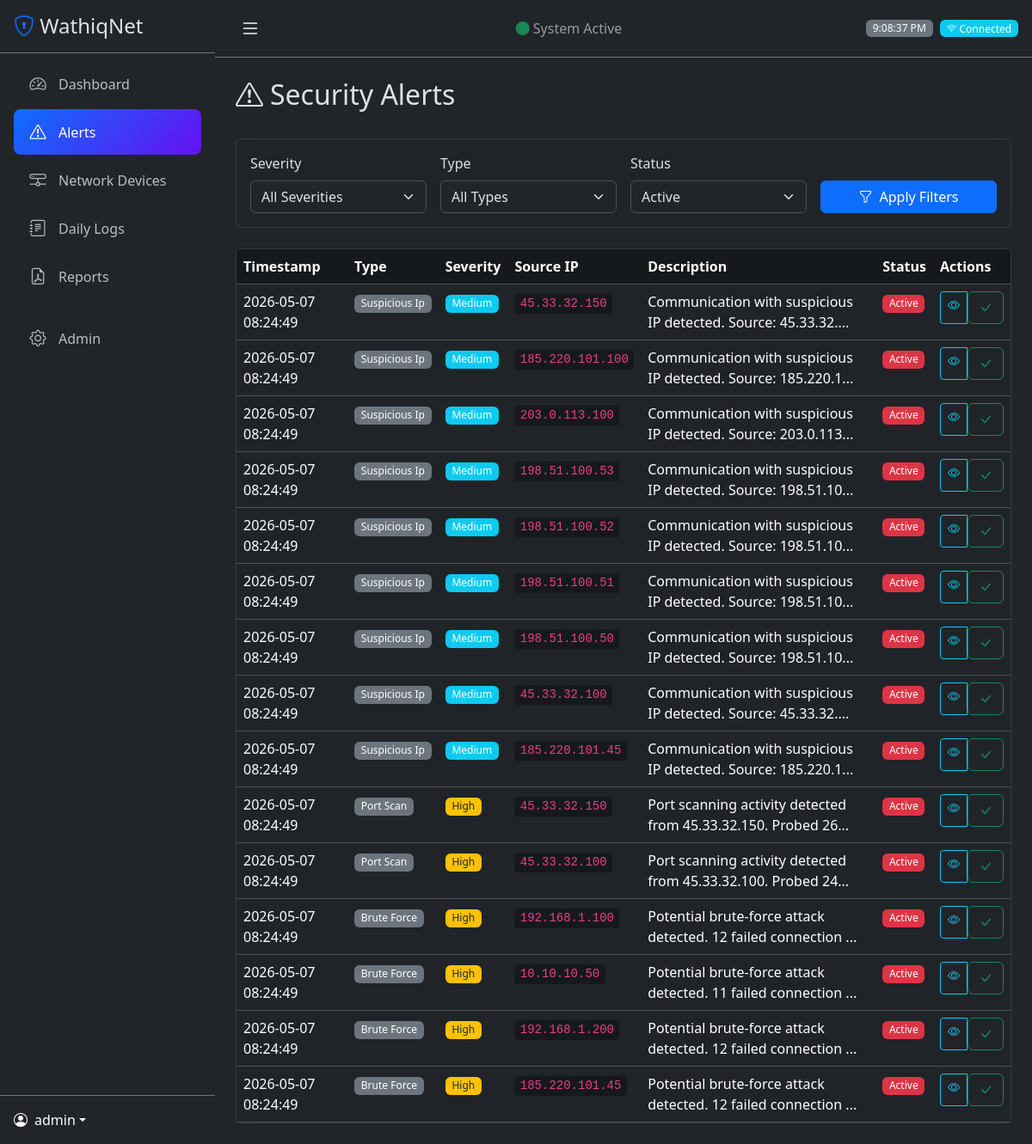
/alerts (signed in), run on the app's committed database.
### app/models/user.py (models this page shows, shortened)
class User(UserMixin, db.Model):
    __tablename__ = 'users'
    id = db.Column(db.Integer, primary_key=True)
    username = db.Column(db.String(80), unique=True, nullable=False)
    email = db.Column(db.String(120), unique=True, nullable=False)
    password_hash = db.Column(db.String(256), nullable=False)
    role = db.Column(db.String(20), nullable=False, default='viewer')  # admin or viewer
    created_at = db.Column(db.DateTime, default=datetime.utcnow)
    last_login = db.Column(db.DateTime)
    is_active = db.Column(db.Boolean, default=True)
    def is_admin(self):
        return self.role == 'admin'

### app/models/alert.py (models this page shows, shortened)
class Alert(db.Model):
    __tablename__ = 'alerts'
    id = db.Column(db.Integer, primary_key=True)
    timestamp = db.Column(db.DateTime, nullable=False, default=datetime.utcnow, index=True)
    alert_type = db.Column(db.String(50), nullable=False)  # traffic_spike, brute_force, suspicious_ip, port_scan, protocol_anomaly
    severity = db.Column(db.String(20), nullable=False)  # low, medium, high, critical
    source_ip = db.Column(db.String(45))
    destination_ip = db.Column(db.String(45))
    description = db.Column(db.Text, nullable=False)
    recommendation = db.Column(db.Text)
    is_resolved = db.Column(db.Boolean, default=False)
    resolved_at = db.Column(db.DateTime)
    resolved_by = db.Column(db.Integer, db.ForeignKey('users.id'))
    notes = db.Column(db.Text)
    related_log_ids = db.Column(db.Text)  # Comma-separated log IDs

### app/routes/alerts.py (the view)
@alerts_bp.route('/alerts')
@login_required
def index():
    severity = request.args.get('severity', '')
    alert_type = request.args.get('type', '')
    status = request.args.get('status', 'active')
    page = request.args.get('page', 1, type=int)
    query = Alert.query
    if severity:
        query = query.filter(Alert.severity == severity)
    if alert_type:
        query = query.filter(Alert.alert_type == alert_type)
    if status == 'active':
        query = query.filter(Alert.is_resolved == False)
    elif status == 'resolved':
        query = query.filter(Alert.is_resolved == True)
    query = query.order_by(Alert.timestamp.desc())
    alerts = query.paginate(page=page, per_page=20, error_out=False)
    return render_template('alerts.html',
                         alerts=alerts,
                         current_severity=severity,
                         current_type=alert_type,
                         current_status=status)

### app/models/user.py (called while the page is built)
@login_manager.user_loader
def load_user(user_id):
    return User.query.get(int(user_id))

### templates/alerts.html (shortened to what this page needs)
{% extends "base.html" %}
{% block content %}
<div class="d-flex justify-content-between align-items-center mb-4">
    <h2><i class="bi bi-exclamation-triangle me-2"></i>Security Alerts</h2>
</div>
<div class="card mb-4">
    <div class="card-body">
        <form method="GET" class="row g-3">
            <div class="col-md-3">
                <label class="form-label">Severity</label>
                <select name="severity" class="form-select">
                    <option value="">All Severities</option>
                </select>
            </div>
            <div class="col-md-3">
                <label class="form-label">Type</label>
                <select name="type" class="form-select">
                    <option value="">All Types</option>
                </select>
            </div>
            <div class="col-md-3">
                <label class="form-label">Status</label>
                <select name="status" class="form-select">
                    <option value="active" {{ 'selected' if current_status == 'active' }}>Active</option>
                </select>
            </div>
            <div class="col-md-3 d-flex align-items-end">
                <button type="submit" class="btn btn-primary w-100">
                    <i class="bi bi-funnel me-2"></i>Apply Filters
                </button>
            </div>
        </form>
    </div>
</div>
<div class="card">
    <div class="card-body p-0">
        <div class="table-responsive">
            <table class="table table-dark table-hover mb-0">
                <thead>
                    <tr>
                        <th>Timestamp</th>
                        <th>Type</th>
                        <th>Severity</th>
                        <th>Source IP</th>
                        <th>Description</th>
                        <th>Status</th>
                        <th>Actions</th>
                    </tr>
                </thead>
                <tbody>
                    {% for alert in alerts.items %}
                    <tr class="alert-row" data-id="{{ alert.id }}">
                        <td>{{ alert.timestamp.strftime('%Y-%m-%d %H:%M:%S') }}</td>
                        <td><span class="badge bg-secondary">{{ alert.alert_type|replace('_', ' ')|title }}</span></td>
                        <td>
                            {% if alert.severity == 'critical' %}
                            <span class="badge bg-danger pulse">Critical</span>
                            {% elif alert.severity == 'high' %}
                            <span class="badge bg-warning text-dark">High</span>
                            {% elif alert.severity == 'medium' %}
                            <span class="badge bg-info">Medium</span>
                            {% else %}
                            <span class="badge bg-success">Low</span>
                            {% endif %}
                        </td>
                        <td><code>{{ alert.source_ip or 'N/A' }}</code></td>
                        <td>
                            <span title="{{ alert.description }}">
                                {{ alert.description[:60] }}{% if alert.description|length > 60 %}...{% endif %}
                            </span>
                        </td>
                        <td>
                            {% if alert.is_resolved %}
                            <span class="badge bg-success">Resolved</span>
                            {% else %}
                            <span class="badge bg-danger">Active</span>
                            {% endif %}
                        </td>
                        <td>
                            <div class="btn-group btn-group-sm">
                                <a href="{{ url_for('alerts.detail', alert_id=alert.id) }}" class="btn btn-outline-info" title="View Details">
                                    <i class="bi bi-eye"></i>
                                </a>
                                {% if not alert.is_resolved %}
                                <form action="{{ url_for('alerts.resolve', alert_id=alert.id) }}" method="POST" class="d-inline">
                                    <button type="submit" class="btn btn-outline-success" title="Mark Resolved">
                                        <i class="bi bi-check-lg"></i>
                                    </button>
                                </form>
                                {% endif %}
                            </div>
                        </td>
                    </tr>
                    {% endfor %}
                </tbody>
            </table>
        </div>
    </div>
</div>
{% endblock %}

### templates/base.html (shortened to what this page needs)
<!DOCTYPE html>
<html lang="en" data-bs-theme="dark">
<head>
    <link href="https://cdn.jsdelivr.net/npm/bootstrap@5.3.2/dist/css/bootstrap.min.css" rel="stylesheet">
    <link href="https://cdn.jsdelivr.net/npm/bootstrap-icons@1.11.1/font/bootstrap-icons.css" rel="stylesheet">
    <link rel="stylesheet" href="{{ url_for('static', filename='css/style.css') }}">
</head>
<body>
    {% if current_user.is_authenticated %}
    <div class="d-flex">
        <nav id="sidebar" class="sidebar bg-dark">
            <div class="sidebar-header p-3 border-bottom border-secondary">
                <h4 class="mb-0">
                    <i class="bi bi-shield-lock text-primary"></i>
                    <span class="sidebar-text">WathiqNet</span>
                </h4>
            </div>
            <ul class="nav flex-column p-2">
                <li class="nav-item">
                    <a class="nav-link {{ 'active' if request.endpoint == 'dashboard.index' }}" href="{{ url_for('dashboard.index') }}">
                        <i class="bi bi-speedometer2"></i>
                        <span class="sidebar-text">Dashboard</span>
                    </a>
                </li>
                <li class="nav-item">
                    <a class="nav-link {{ 'active' if 'alerts' in request.endpoint }}" href="{{ url_for('alerts.index') }}">
                        <i class="bi bi-exclamation-triangle"></i>
                        <span class="sidebar-text">Alerts</span>
                    </a>
                </li>
                <li class="nav-item">
                    <a class="nav-link {{ 'active' if 'devices' in request.endpoint }}" href="{{ url_for('devices.index') }}">
                        <i class="bi bi-hdd-network"></i>
                        <span class="sidebar-text">Network Devices</span>
                    </a>
                </li>
                <li class="nav-item">
                    <a class="nav-link {{ 'active' if 'logs' in request.endpoint }}" href="{{ url_for('logs.index') }}">
                        <i class="bi bi-journal-text"></i>
                        <span class="sidebar-text">Daily Logs</span>
                    </a>
                </li>
                <li class="nav-item">
                    <a class="nav-link {{ 'active' if 'reports' in request.endpoint }}" href="{{ url_for('reports.index') }}">
                        <i class="bi bi-file-earmark-pdf"></i>
                        <span class="sidebar-text">Reports</span>
                    </a>
                </li>
                {% if current_user.is_admin() %}
                <li class="nav-item mt-3">
                    <a class="nav-link {{ 'active' if 'admin' in request.endpoint }}" href="{{ url_for('admin.index') }}">
                        <i class="bi bi-gear"></i>
                        <span class="sidebar-text">Admin</span>
                    </a>
                </li>
                {% endif %}
            </ul>
            <div class="sidebar-footer p-3 mt-auto border-top border-secondary">
                <div class="dropdown">
                    <a href="#" class="d-flex align-items-center text-white text-decoration-none dropdown-toggle" data-bs-toggle="dropdown">
                        <i class="bi bi-person-circle me-2"></i>
                        <span class="sidebar-text">{{ current_user.username }}</span>
                    </a>
                </div>
            </div>
        </nav>
        <main class="main-content flex-grow-1">
            <nav class="navbar navbar-dark bg-dark border-bottom border-secondary px-3">
                <button class="btn btn-link text-white" id="sidebarToggle">
                    <i class="bi bi-list fs-4"></i>
                </button>
                <span class="navbar-text">
                    <span class="text-success"><i class="bi bi-circle-fill"></i></span>
                    System Active
                </span>
                <div class="d-flex align-items-center">
                    <span class="badge bg-secondary me-2" id="current-time"></span>
                    <span class="badge bg-info" id="connection-status">
                        <i class="bi bi-wifi"></i> Connected
                    </span>
                </div>
            </nav>
            <div class="container-fluid p-4">
                {% block content %}{% endblock %}
            </div>
        </main>
    </div>
    {% endif %}
</body>
</html>

### static/css/style.css (style rules this page uses)
:root { --sidebar-width: 250px; --sidebar-collapsed-width: 70px; --topbar-height: 56px; }
.sidebar { width: var(--sidebar-width); min-height: 100vh; position: fixed; left: 0; top: 0; z-index: 1000; transition: width 0.3s ease; display: flex; flex-direction: column; }
.sidebar .nav-link { color: rgba(255, 255, 255, 0.7); padding: 0.75rem 1rem; margin: 0.1rem 0.5rem; border-radius: 0.5rem; transition: all 0.2s ease; display: flex; align-items: center; gap: 0.75rem; }
.sidebar .nav-link.active { color: #fff; background: linear-gradient(135deg, #0d6efd 0%, #6610f2 100%); }
.sidebar .nav-link i { font-size: 1.2rem; width: 24px; text-align: center; }
.sidebar-footer { margin-top: auto; }
.main-content { margin-left: var(--sidebar-width); min-height: 100vh; transition: margin-left 0.3s ease; }
.table-dark { --bs-table-bg: transparent; }
.table-dark thead { background: rgba(0, 0, 0, 0.3); }
.card { border: 1px solid rgba(255, 255, 255, 0.1); background: rgba(33, 37, 41, 0.8); backdrop-filter: blur(10px); }
code { background: rgba(0, 0, 0, 0.3); padding: 0.2rem 0.4rem; border-radius: 0.25rem; color: #e83e8c; }
.badge { font-weight: 500; }
.alert-row { cursor: pointer; }
.table-responsive { max-height: calc(100vh - 300px); }

### data on the page
User: username "admin"
Alert: timestamp "2026-05-07 08:24:49", alert_type "Suspicious Ip", severity "Medium", source_ip "45.33.32.150", description "Communication with suspicious IP detected. Source: 45.33.32.", is_resolved "Active"
Alert: timestamp "2026-05-07 08:24:49", alert_type "Suspicious Ip", severity "Medium", source_ip "185.220.101.100", description "Communication with suspicious IP detected. Source: 185.220.1", is_resolved "Active"
Alert: timestamp "2026-05-07 08:24:49", alert_type "Suspicious Ip", severity "Medium", source_ip "203.0.113.100", description "Communication with suspicious IP detected. Source: 203.0.113", is_resolved "Active"
Alert: timestamp "2026-05-07 08:24:49", alert_type "Suspicious Ip", severity "Medium", source_ip "198.51.100.53", description "Communication with suspicious IP detected. Source: 198.51.10", is_resolved "Active"
Alert: timestamp "2026-05-07 08:24:49", alert_type "Suspicious Ip", severity "Medium", source_ip "198.51.100.52", description "Communication with suspicious IP detected. Source: 198.51.10", is_resolved "Active"
Alert: timestamp "2026-05-07 08:24:49", alert_type "Suspicious Ip", severity "Medium", source_ip "198.51.100.51", description "Communication with suspicious IP detected. Source: 198.51.10", is_resolved "Active"
Alert: timestamp "2026-05-07 08:24:49", alert_type "Suspicious Ip", severity "Medium", source_ip "198.51.100.50", description "Communication with suspicious IP detected. Source: 198.51.10", is_resolved "Active"
Alert: timestamp "2026-05-07 08:24:49", alert_type "Suspicious Ip", severity "Medium", source_ip "45.33.32.100", description "Communication with suspicious IP detected. Source: 45.33.32.", is_resolved "Active"
Alert: timestamp "2026-05-07 08:24:49", alert_type "Suspicious Ip", severity "Medium", source_ip "185.220.101.45", description "Communication with suspicious IP detected. Source: 185.220.1", is_resolved "Active"
Alert: timestamp "2026-05-07 08:24:49", alert_type "Port Scan", severity "High", source_ip "45.33.32.150", description "Port scanning activity detected from 45.33.32.150. Probed 26", is_resolved "Active"
Alert: timestamp "2026-05-07 08:24:49", alert_type "Port Scan", severity "High", source_ip "45.33.32.100", description "Port scanning activity detected from 45.33.32.100. Probed 24", is_resolved "Active"
Alert: timestamp "2026-05-07 08:24:49", alert_type "Brute Force", severity "High", source_ip "192.168.1.100", description "Potential brute-force attack detected. 12 failed connection", is_resolved "Active"
Alert: timestamp "2026-05-07 08:24:49", alert_type "Brute Force", severity "High", source_ip "10.10.10.50", description "Potential brute-force attack detected. 11 failed connection", is_resolved "Active"
Alert: timestamp "2026-05-07 08:24:49", alert_type "Brute Force", severity "High", source_ip "192.168.1.200", description "Potential brute-force attack detected. 12 failed connection", is_resolved "Active"
Alert: timestamp "2026-05-07 08:24:49", alert_type "Brute Force", severity "High", source_ip "185.220.101.45", description "Potential brute-force attack detected. 12 failed connection", is_resolved "Active"
